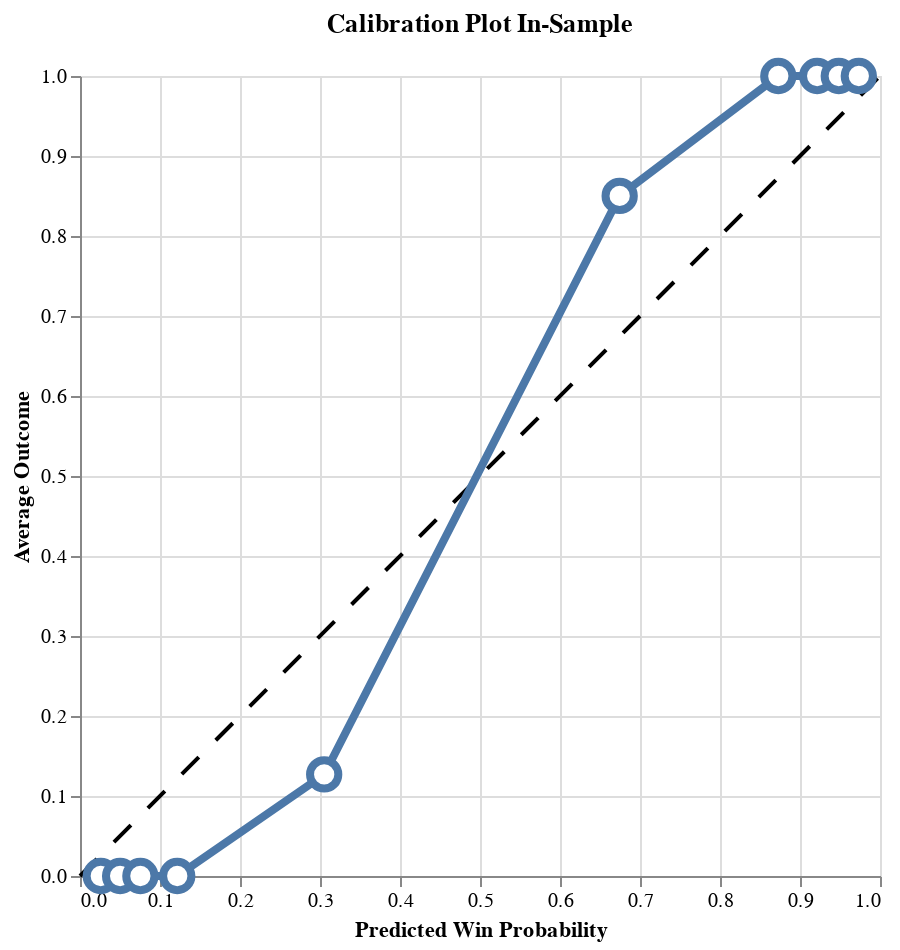

The notebook cell saved with this chart:
### Code cell
trueskill.plot_calibration()

### Figure 1 — Vega-Lite specification as saved in the notebook (floating-point values rounded to 4 significant figures)
{"config": {"view": {"continuousWidth": 300, "continuousHeight": 300}}, "layer": [{"data": {"name": "data-42f50405073b2dbe8396db6b7dd2f6be"}, "mark": {"type": "line", "color": "black", "strokeDash": [12, 12]}, "encoding": {"x": {"field": "x", "type": "quantitative"}, "y": {"field": "y", "type": "quantitative"}}}, {"data": {"name": "data-fa1c7c45317ab94738a6a73ca3763534"}, "mark": {"type": "line", "strokeWidth": 4}, "encoding": {"x": {"field": "win_prob_midpoint", "title": "Predicted Win Probability", "type": "quantitative"}, "y": {"field": "avg_outcome", "title": "Average Outcome", "type": "quantitative"}}}, {"data": {"name": "data-fa1c7c45317ab94738a6a73ca3763534"}, "mark": {"type": "point", "fill": "white", "opacity": 1, "size": 200, "strokeWidth": 4}, "encoding": {"x": {"field": "win_prob_midpoint", "type": "quantitative"}, "y": {"field": "avg_outcome", "type": "quantitative"}}}], "height": 400, "title": "Calibration Plot In-Sample", "width": 400, "$schema": "https://vega.github.io/schema/vega-lite/v5.20.1.json", "datasets": {"data-42f50405073b2dbe8396db6b7dd2f6be": [{"x": 0, "y": 0}, {"x": 1, "y": 1}], "data-fa1c7c45317ab94738a6a73ca3763534": [{"avg_outcome": 0.0, "win_prob_midpoint": 0.02596}, {"avg_outcome": 0.0, "win_prob_midpoint": 0.05014}, {"avg_outcome": 0.0, "win_prob_midpoint": 0.07546}, {"avg_outcome": 0.0, "win_prob_midpoint": 0.1216}, {"avg_outcome": 0.1269, "win_prob_midpoint": 0.3052}, {"avg_outcome": 0.8501, "win_prob_midpoint": 0.6746}, {"avg_outcome": 1.0, "win_prob_midpoint": 0.8729}, {"avg_outcome": 1.0, "win_prob_midpoint": 0.9215}, {"avg_outcome": 1.0, "win_prob_midpoint": 0.9485}, {"avg_outcome": 1.0, "win_prob_midpoint": 0.9735}]}}
